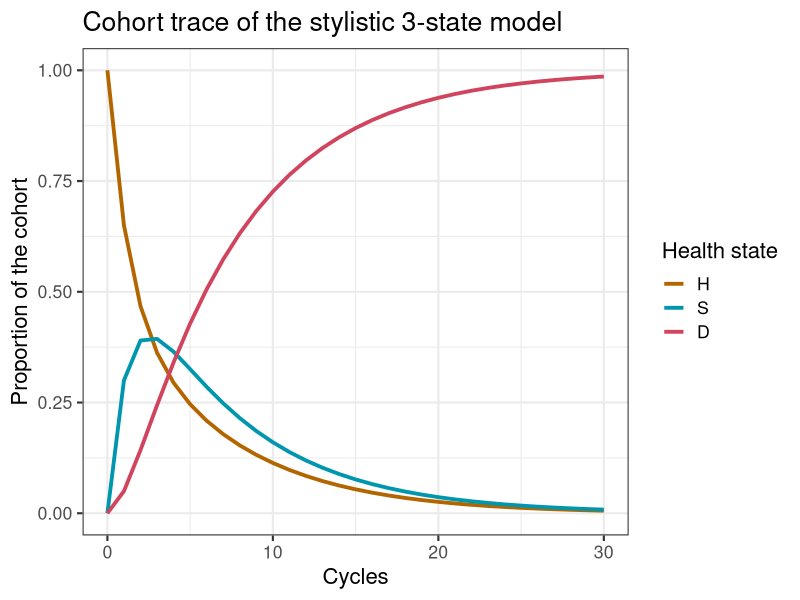

Write R code to recreate this figure. (Note: this script raises an error after producing the figure.)
## ---- chunk 1
knitr::opts_chunk$set(echo = TRUE)
## ---- chunk 2
###############################################################################
### A brief report   ## 2019 ##
################################################################################
# This code forms the basis for the brief report: 
# 'A multidimensional array representation of state-transition model dynamics' 
# Please cite the article when using this code
################################################################################
# Demonstrate the dynamics-array approach using a stylistic 3-state model 
################################################################################
# To program this tutorial, we made use of 
# R version 3.5.1 (2018-7-02)
# Platform: x86_64-apple-darwin15.6.0 (64-bit)
# Running under: macOS Mojave 10.14
# RStudio: Version 1.1.456 2009-2018 RStudio, Inc
################################################################################
## ---- chunk 3
#### 01.1 Load packages and functions ####
library(reshape2) # load reshape2 to transform data
library(ggplot2)  # load ggplot2 for nice looking plots
## ---- chunk 4
#### 01.2.1 General setup ####
age         <- 70  # age of starting cohort
n_t         <- 30  # time horizon, number of cycles
v_age_names <- age:(age + n_t - 1) # vector with age names
v_n <- c("H", "S", "D") # vector with the 3 health states of the model:
# Healthy (H), Sick (S), Dead (D)
n_states <- length(v_n) # number of health states 
## ---- chunk 5
#### 01.2.3 Generate initial set of base-case external parameters ####
# Costs
c_H   <- 1000   # cost of remaining one cycle healthy 
c_S   <- 3000   # cost of remaining one cycle sick 
c_D   <- 0      # cost of being dead (per cycle)
# State utilities
u_H   <- 1      # utility when healthy 
u_S   <- 0.60   # utility when sick 
u_D   <- 0      # utility when healthy 
# Transition probabilities (per cycle)
p_HS  <- 0.30   # probability to become sick when healthy
p_HD  <- 0.05   # probability to die when healthy
p_SH  <- 0.15   # probability to become healthy when sick
p_SD  <- 0.20   # probability to die when sick
# Transition rewards
du_HS <- 0.10   # one-time utility decrement when becoming sick
ic_D  <- 4000   # one-time cost of dying
## ---- chunk 6
#### 02.1 Initial state vector ####
# the cohort start in the Healthy health state
v_m0 <- c(H = 1, S = 0, D = 0)
v_m0

#### 02.2 Cohort trace  
## Create the Markov cohort trace matrix m_M capturing the proportion of the cohort 
# in each state at each cycle

m_M <- matrix(0,  # initialize cohort trace
              nrow = (n_t + 1), ncol = n_states, 
              dimnames = list(0:n_t, v_n))

m_M[1, ] <- v_m0   # store the initial state vector
## ---- chunk 7
#### 02.3 Transition probability matrix ####
# matrix m_P at the first cycle
m_P <- matrix(NA, 
              nrow = n_states, ncol = n_states, 
              dimnames = list(v_n, v_n))

# Fill in matrix
# From Healthy
m_P["H", "H"]  <- 1 - (p_HS + p_HD)
m_P["H", "S"]  <- p_HS
m_P["H", "D"]  <- p_HD
# From Sick
m_P["S", "H"]  <- p_SH
m_P["S", "S"]  <- 1 - (p_SH + p_SD)
m_P["S", "D"]  <- p_SD
# From Death
m_P["D", "H"]  <- 0
m_P["D", "S"]  <- 0
m_P["D", "D"]  <- 1

m_P # print the transition probability matrix
## ---- chunk 8
for(t in 1:n_t){  # loop through the number of cycles
  # estimate the state vector for the next cycle (t + 1)
  m_M[t + 1, ] <- m_M[t, ] %*% m_P   
}
## ---- chunk 9
head(round(m_M, 3)) # show the first six lines of the cohort trace
## ---- chunk 10
a_A <- array(0, dim = c(n_states, n_states, n_t + 1),
             dimnames = list(v_n, v_n, 0:n_t)) # initialize array
diag(a_A[, , 1]) <- v_m0 # store the initial state vector in the diagonal of A
a_A[, , 1] # print the first cycle
## ---- chunk 11
# run the model 
for(t in 1:n_t){                     # loop through the number of cycles
  a_A[, , t + 1] <- colSums(a_A[, , t]) * m_P  # estimate the transition dynamics at t + 1
}
## ---- chunk 12
a_A[, , 1:3] # shown for two cycles
sum(a_A[, , 3]) # sum for t = 3
## ---- chunk 13
sum(a_A[, "S", 3]) # sum the column of S at t = 3
## ---- chunk 14
# recovering M from A 
m_MViaA <- t(colSums(a_A))   # sum over the columns of a_A and transpose 
## ---- chunk 15
#### 05.1 Create reward matrices for both costs and effects #### 
m_R_costs <- m_R_effects <- matrix(NA, 
                  nrow = n_states, ncol = n_states, 
                  dimnames = list(v_n, v_n))
    
# Fill in matrix for costs
# To Healthy
m_R_costs["H", "H"]  <- c_H
m_R_costs["S", "H"]  <- c_H 
m_R_costs["D", "H"]  <- c_H 
# To Sick
m_R_costs["H", "S"]  <- c_S
m_R_costs["S", "S"]  <- c_S 
m_R_costs["D", "S"]  <- c_S 
# To Death
m_R_costs["H", "D"]  <- c_D + ic_D
m_R_costs["S", "D"]  <- c_D + ic_D
m_R_costs["D", "D"]  <- c_D 

# Fill in matrix for effects
# To Healthy
m_R_effects["H", "H"]  <- u_H
m_R_effects["S", "H"]  <- u_H 
m_R_effects["D", "H"]  <- u_H 
# To Sick
m_R_effects["H", "S"]  <- u_S - du_HS
m_R_effects["S", "S"]  <- u_S 
m_R_effects["D", "S"]  <- u_S 
# to Death
m_R_effects["H", "D"]  <- u_D
m_R_effects["S", "D"]  <- u_D
m_R_effects["D", "D"]  <- u_D 
## ---- chunk 16
m_R_costs    # show the reward matrix for costs
m_R_effects  # show the reward matrix for effects
## ---- chunk 17
#### 05.2 Expected QALYs and Costs per cycle for each strategy ####
a_Y_costs <- a_Y_effects <- array(0, dim = c(n_states, n_states, n_t + 1),
             dimnames = list(v_n, v_n, 0:n_t))

# initialize arrays 
a_Y_costs[, , 1]   <- a_A[, , 1] * m_R_costs  
a_Y_effects[, , 1] <- a_A[, , 1] * m_R_effects  

for(t in 1:n_t){ 
# element-wise-multiplication of array A with the rewards matrices
a_Y_costs[, , t + 1]   <- a_A[, , t + 1] * m_R_costs   
a_Y_effects[, , t + 1] <- a_A[, , t + 1] * m_R_effects 
}
## ---- chunk 18
# calculate the expected costs per cycle
v_costs <- rowSums(t(colSums(a_Y_costs))) 
# calculate the expected QALYs per cycle
v_QALYs <- rowSums(t(colSums(a_Y_effects))) 

TC <- sum(v_costs)  # calculate the total expected costs
TE <- sum(v_QALYs)  # calculate the total expected QALYS

v_results <- c(TC, TE)       # combine the total expected costs and QALYs
names(v_results) <- c("Costs", "Effect") # name the vector
v_results                    # print the results  
## ---- chunk 19
ggplot(melt(m_M), aes(x = Var1, y = value, color = Var2)) +
  geom_line(size = 1.3) +
  scale_color_discrete(l = 50, name = "Health state", h = c(45, 365)) +
  xlab("Cycle") +
  ylab("Proportion of the cohort") +
  ggtitle("Cohort trace of the stylistic 3-state model") +
  theme_bw(base_size = 16) +
  scale_x_continuous(name = "Cycles", limits = c(0, n_t), 
                     breaks = seq(0, n_t, 10)) +
  theme()
## ---- chunk 20
save(m_M, file = "../output/cohort_trace.RData") # save the object 
save(a_A, file = "../output/array.RData") # save the object 
## ---- chunk 21
v_e <- numeric(n_t + 1)   # create the vector v_e
v_e[1] <- 0               # initiate the vector
# calculate the ratio across all cycles starting in cycle 2
v_e[-1] <-  a_A["S", "D", -1] / (a_A["H", "D", -1] +  a_A["S", "D", -1])
## ---- chunk 22
df_e <- as.data.frame(cbind(0:n_t, v_e)) # create a dataframe with cycles and proportion that dies each cycle
colnames(df_e) <- c("cycle", "proportion") # name the columns of the dataframe
## ---- chunk 23
### Plot ratio
ggplot(df_e, aes(x = cycle, y = proportion)) +
  geom_line(size = 1.3) +
  scale_color_discrete(l = 50, name = "Health state", h = c(45, 365)) +
  xlab("Cycle") +
  ylab("Ratio deaths from sick to al deaths vs to all deaths") +
  ggtitle("Ratio deaths from sick to all deaths") +
  theme_bw(base_size = 16) +
  scale_x_continuous(name = "Cycles", limits = c(0, n_t), breaks = seq(0, n_t, 10)) +
  scale_y_continuous(name = "Ratio S->D vs to all deaths", limits = c(0, 1)) +
  theme()
## ---- chunk 24
ggsave("../figs/Proportion_death_from_sick.png", width = 8, height = 6) # save the plot
## ---- chunk 25
v_n <- c("H", "Stemp", "S", "Dtemp", "D") # vector with the 3 health states of the model:
# Healthy (H), Sick (S), Dead (D) and two temporary health states one for Sick for the first time (Stemp) and one for dying (Dtemp)
n_states <- length(v_n) # number of health states 
## ---- chunk 26
#### Transition probability matrix ####
# matrix m_P at the first cycle
m_P <- matrix(NA, 
              nrow = n_states, 
              ncol = n_states, 
              dimnames = list(v_n, v_n))
## ---- chunk 27
# Fill in matrix
# From Healthy
m_P["H", "H"]      <- 1 - (p_HS + p_HD)
m_P["H", "Stemp"]  <- p_HS
m_P["H", "S"]      <- 0
m_P["H", "Dtemp"]  <- p_HD
m_P["H", "D"]      <- 0

# From Sick temporary (first cycle being sick)
m_P["Stemp", "H"]     <- p_SH
m_P["Stemp", "Stemp"] <- 0
m_P["Stemp", "S"]     <- 1 - (p_SH + p_SD)
m_P["Stemp", "Dtemp"] <- p_SD
m_P["Stemp", "D"]     <- 0

# From Sick
m_P["S", "H"]         <- p_SH
m_P["S", "Stemp"]     <- 0
m_P["S", "S"]         <- 1 - (p_SH + p_SD)
m_P["S", "Dtemp"]     <- p_SD
m_P["S", "D"]         <- 0

# From Death temporary
m_P["Dtemp", "H"]     <- 0
m_P["Dtemp", "Stemp"] <- 0
m_P["Dtemp", "S"]     <- 0
m_P["Dtemp", "Dtemp"] <- 0
m_P["Dtemp", "D"]     <- 1

# From Death
m_P["D", "H"]         <- 0
m_P["D", "Stemp"]     <- 0
m_P["D", "S"]         <- 0
m_P["D", "Dtemp"]     <- 0
m_P["D", "D"]         <- 1

m_P # print the matrix 
## ---- chunk 28
#### Cohort trace matrix ####
## Initial state vector
v_m0 <- c(H = 1, Stemp = 0, S = 0, D = 0, Dtemp = 0) # the cohort starts healthy

## Create the Markov cohort trace matrix m_M that captures the proportion of the cohort in each state at each cycle
m_M <- matrix(0, 
              nrow = (n_t + 1), 
              ncol = n_states, 
              dimnames = list(0:n_t, v_n)) # initialize cohort trace matrix 
m_M[1, ] <- v_m0 # store the initial state vector in the first row of the cohort trace
## ---- chunk 29
#### Run the cSTM ####
for(t in 1:n_t){  # loop through the number of cycles
  # estimate the state vector for the next cycle (t + 1)
  m_M[t + 1, ] <- m_M[t, ] %*% m_P    
}

head(m_M)
## ---- chunk 30
#### State and transition rewards ####
## Create a vector to store rewards
v_R_costs   <- c(c_H, c_S, c_S, c_D + ic_D, c_D)
v_R_effects <- c(u_H, u_S - du_HS, u_S, u_D, u_D)
names(v_R_costs) <- names(v_R_effects) <- v_n
## ---- chunk 31
#### Aggregate outcomes ####
v_costs <- m_M %*% v_R_costs          # calculate the expected costs per cycle
v_QALYs <- m_M %*% v_R_effects        # calculate the expected QALYs per cycle

TC <- sum(v_costs)                    # calculate the total expected costs
TE <- sum(v_QALYs)                    # calculate the total expected QALYS
v_results <- c(TC, TE)                # combine the total expected costs and QALYs
names(v_results) <- c("Costs", "Effect")  # name the vector
v_results                             # print the results  
